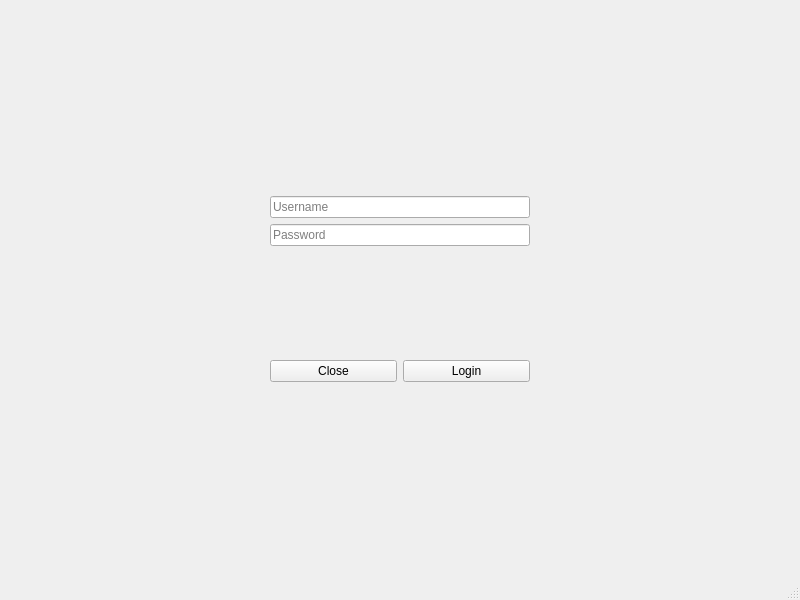
<?xml version="1.0" encoding="UTF-8"?>
<ui version="4.0">
 <class>MainWindow</class>
 <widget class="QMainWindow" name="MainWindow">
  <property name="geometry">
   <rect>
    <x>0</x>
    <y>0</y>
    <width>800</width>
    <height>600</height>
   </rect>
  </property>
  <property name="windowTitle">
   <string>MainWindow</string>
  </property>
  <widget class="QWidget" name="centralwidget">
   <layout class="QVBoxLayout" name="verticalLayout_4">
    <item>
     <layout class="QHBoxLayout" name="horizontalLayout_2">
      <item>
       <spacer name="horizontalSpacer">
        <property name="orientation">
         <enum>Qt::Horizontal</enum>
        </property>
        <property name="sizeHint" stdset="0">
         <size>
          <width>40</width>
          <height>20</height>
         </size>
        </property>
       </spacer>
      </item>
      <item>
       <layout class="QVBoxLayout" name="verticalLayout_3">
        <item>
         <spacer name="verticalSpacer_3">
          <property name="orientation">
           <enum>Qt::Vertical</enum>
          </property>
          <property name="sizeHint" stdset="0">
           <size>
            <width>20</width>
            <height>40</height>
           </size>
          </property>
         </spacer>
        </item>
        <item>
         <layout class="QVBoxLayout" name="verticalLayout_2">
          <item>
           <layout class="QVBoxLayout" name="verticalLayout">
            <item>
             <widget class="QLineEdit" name="lineEdit_2">
              <property name="text">
               <string/>
              </property>
              <property name="placeholderText">
               <string>Username</string>
              </property>
             </widget>
            </item>
            <item>
             <widget class="QLineEdit" name="lineEdit">
              <property name="inputMask">
               <string/>
              </property>
              <property name="text">
               <string/>
              </property>
              <property name="placeholderText">
               <string>Password</string>
              </property>
             </widget>
            </item>
           </layout>
          </item>
          <item>
           <spacer name="verticalSpacer">
            <property name="orientation">
             <enum>Qt::Vertical</enum>
            </property>
            <property name="sizeHint" stdset="0">
             <size>
              <width>20</width>
              <height>40</height>
             </size>
            </property>
           </spacer>
          </item>
          <item>
           <layout class="QHBoxLayout" name="horizontalLayout">
            <item>
             <widget class="QPushButton" name="pushButton">
              <property name="text">
               <string>Close</string>
              </property>
             </widget>
            </item>
            <item>
             <widget class="QPushButton" name="pushButton_2">
              <property name="text">
               <string>Login</string>
              </property>
             </widget>
            </item>
           </layout>
          </item>
         </layout>
        </item>
        <item>
         <spacer name="verticalSpacer_2">
          <property name="orientation">
           <enum>Qt::Vertical</enum>
          </property>
          <property name="sizeHint" stdset="0">
           <size>
            <width>20</width>
            <height>40</height>
           </size>
          </property>
         </spacer>
        </item>
       </layout>
      </item>
      <item>
       <spacer name="horizontalSpacer_2">
        <property name="orientation">
         <enum>Qt::Horizontal</enum>
        </property>
        <property name="sizeHint" stdset="0">
         <size>
          <width>40</width>
          <height>20</height>
         </size>
        </property>
       </spacer>
      </item>
     </layout>
    </item>
   </layout>
  </widget>
  <widget class="QMenuBar" name="menubar">
   <property name="geometry">
    <rect>
     <x>0</x>
     <y>0</y>
     <width>800</width>
     <height>24</height>
    </rect>
   </property>
  </widget>
  <widget class="QStatusBar" name="statusbar"/>
 </widget>
 <resources/>
 <connections>
  <connection>
   <sender>pushButton</sender>
   <signal>clicked()</signal>
   <receiver>MainWindow</receiver>
   <slot>close()</slot>
   <hints>
    <hint type="sourcelabel">
     <x>325</x>
     <y>362</y>
    </hint>
    <hint type="destinationlabel">
     <x>325</x>
     <y>298</y>
    </hint>
   </hints>
  </connection>
 </connections>
</ui>
